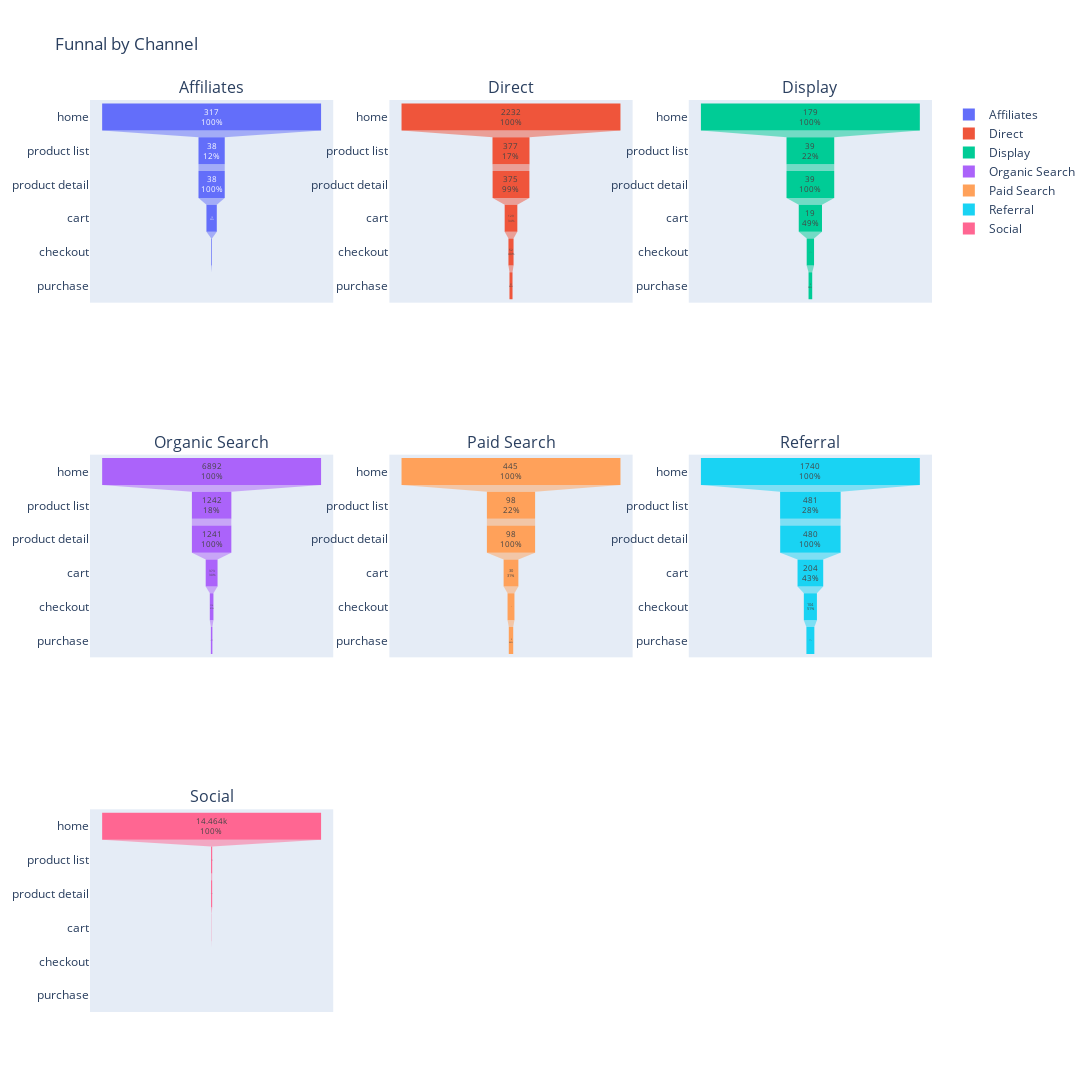

The code cell stored with this chart in its notebook:
### Code cell
from plotly.subplots import make_subplots
import plotly.graph_objects as go

fig = make_subplots(
    rows=3, cols=3,
    subplot_titles=('Affiliates', 'Direct', 'Display', 'Organic Search', 'Paid Search', 'Referral', 'Social')
)
fig.add_trace(
    go.Funnel(
        name='Affiliates',
        orientation='h',
        y=['home', 'product list', 'product detail', 'cart', 'checkout', 'purchase'],
        x=df_t['Affiliates'],
        textposition='inside',
        textinfo='value+percent previous'
    ),
    row=1, col=1
)
fig.add_trace(
    go.Funnel(
        name='Direct',
        orientation='h',
        y=['home', 'product list', 'product detail', 'cart', 'checkout', 'purchase'],
        x=df_t['Direct'],
        textposition='inside',
        textinfo='value+percent previous'
    ),
    row=1, col=2
)
fig.add_trace(
    go.Funnel(
        name='Display',
        orientation='h',
        y=['home', 'product list', 'product detail', 'cart', 'checkout', 'purchase'],
        x=df_t['Display'],
        textposition='inside',
        textinfo='value+percent previous'
    ),
    row=1, col=3
)
fig.add_trace(
    go.Funnel(
        name='Organic Search',
        orientation='h',
        y=['home', 'product list', 'product detail', 'cart', 'checkout', 'purchase'],
        x=df_t['Organic Search'],
        textposition='inside',
        textinfo='value+percent previous'
    ),
    row=2, col=1
)
fig.add_trace(
    go.Funnel(
        name='Paid Search',
        orientation='h',
        y=['home', 'product list', 'product detail', 'cart', 'checkout', 'purchase'],
        x=df_t['Paid Search'],
        textposition='inside',
        textinfo='value+percent previous'
    ),
    row=2, col=2
)
fig.add_trace(
    go.Funnel(
        name='Referral',
        orientation='h',
        y=['home', 'product list', 'product detail', 'cart', 'checkout', 'purchase'],
        x=df_t['Referral'],
        textposition='inside',
        textinfo='value+percent previous'
    ),
    row=2, col=3
)
fig.add_trace(
    go.Funnel(
        name='Social',
        orientation='h',
        y=['home', 'product list', 'product detail', 'cart', 'checkout', 'purchase'],
        x=df_t['Social'],
        textposition='inside',
        textinfo='value+percent previous'
    ),
    row=3, col=1
)
fig.update_layout(height=1200, width=2000, title='Funnal by Channel')
fig.show()

### Figure 1 — Plotly figure (JSON) as saved in the notebook; plotly's stock layout.template omitted (floating-point values rounded to 4 significant figures)
{"data": [{"name": "Affiliates", "orientation": "h", "textinfo": "value+percent previous", "textposition": "inside", "type": "funnel", "x": [317, 38, 38, 15, 1, 0], "xaxis": "x", "y": ["home", "product list", "product detail", "cart", "checkout", "purchase"], "yaxis": "y"}, {"name": "Direct", "orientation": "h", "textinfo": "value+percent previous", "textposition": "inside", "type": "funnel", "x": [2232, 377, 375, 129, 52, 31], "xaxis": "x2", "y": ["home", "product list", "product detail", "cart", "checkout", "purchase"], "yaxis": "y2"}, {"name": "Display", "orientation": "h", "textinfo": "value+percent previous", "textposition": "inside", "type": "funnel", "x": [179, 39, 39, 19, 6, 3], "xaxis": "x3", "y": ["home", "product list", "product detail", "cart", "checkout", "purchase"], "yaxis": "y3"}, {"name": "Organic Search", "orientation": "h", "textinfo": "value+percent previous", "textposition": "inside", "type": "funnel", "x": [6892, 1242, 1241, 373, 114, 48], "xaxis": "x4", "y": ["home", "product list", "product detail", "cart", "checkout", "purchase"], "yaxis": "y4"}, {"name": "Paid Search", "orientation": "h", "textinfo": "value+percent previous", "textposition": "inside", "type": "funnel", "x": [445, 98, 98, 30, 14, 9], "xaxis": "x5", "y": ["home", "product list", "product detail", "cart", "checkout", "purchase"], "yaxis": "y5"}, {"name": "Referral", "orientation": "h", "textinfo": "value+percent previous", "textposition": "inside", "type": "funnel", "x": [1740, 481, 480, 204, 104, 63], "xaxis": "x6", "y": ["home", "product list", "product detail", "cart", "checkout", "purchase"], "yaxis": "y6"}, {"name": "Social", "orientation": "h", "textinfo": "value+percent previous", "textposition": "inside", "type": "funnel", "x": [14464, 75, 73, 13, 0, 0], "xaxis": "x7", "y": ["home", "product list", "product detail", "cart", "checkout", "purchase"], "yaxis": "y7"}], "layout": {"annotations": [{"font": {"size": 16}, "showarrow": false, "text": "Affiliates", "x": 0.1444, "xanchor": "center", "xref": "paper", "y": 1, "yanchor": "bottom", "yref": "paper"}, {"font": {"size": 16}, "showarrow": false, "text": "Direct", "x": 0.5, "xanchor": "center", "xref": "paper", "y": 1, "yanchor": "bottom", "yref": "paper"}, {"font": {"size": 16}, "showarrow": false, "text": "Display", "x": 0.8556, "xanchor": "center", "xref": "paper", "y": 1, "yanchor": "bottom", "yref": "paper"}, {"font": {"size": 16}, "showarrow": false, "text": "Organic Search", "x": 0.1444, "xanchor": "center", "xref": "paper", "y": 0.6111, "yanchor": "bottom", "yref": "paper"}, {"font": {"size": 16}, "showarrow": false, "text": "Paid Search", "x": 0.5, "xanchor": "center", "xref": "paper", "y": 0.6111, "yanchor": "bottom", "yref": "paper"}, {"font": {"size": 16}, "showarrow": false, "text": "Referral", "x": 0.8556, "xanchor": "center", "xref": "paper", "y": 0.6111, "yanchor": "bottom", "yref": "paper"}, {"font": {"size": 16}, "showarrow": false, "text": "Social", "x": 0.1444, "xanchor": "center", "xref": "paper", "y": 0.2222, "yanchor": "bottom", "yref": "paper"}], "height": 1200, "title": {"text": "Funnal by Channel"}, "width": 2000, "xaxis": {"anchor": "y", "domain": [0, 0.2889]}, "xaxis2": {"anchor": "y2", "domain": [0.3556, 0.6444]}, "xaxis3": {"anchor": "y3", "domain": [0.7111, 1]}, "xaxis4": {"anchor": "y4", "domain": [0, 0.2889]}, "xaxis5": {"anchor": "y5", "domain": [0.3556, 0.6444]}, "xaxis6": {"anchor": "y6", "domain": [0.7111, 1]}, "xaxis7": {"anchor": "y7", "domain": [0, 0.2889]}, "xaxis8": {"anchor": "y8", "domain": [0.3556, 0.6444]}, "xaxis9": {"anchor": "y9", "domain": [0.7111, 1]}, "yaxis": {"anchor": "x", "domain": [0.7778, 1]}, "yaxis2": {"anchor": "x2", "domain": [0.7778, 1]}, "yaxis3": {"anchor": "x3", "domain": [0.7778, 1]}, "yaxis4": {"anchor": "x4", "domain": [0.3889, 0.6111]}, "yaxis5": {"anchor": "x5", "domain": [0.3889, 0.6111]}, "yaxis6": {"anchor": "x6", "domain": [0.3889, 0.6111]}, "yaxis7": {"anchor": "x7", "domain": [0, 0.2222]}, "yaxis8": {"anchor": "x8", "domain": [0, 0.2222]}, "yaxis9": {"anchor": "x9", "domain": [0, 0.2222]}}}
